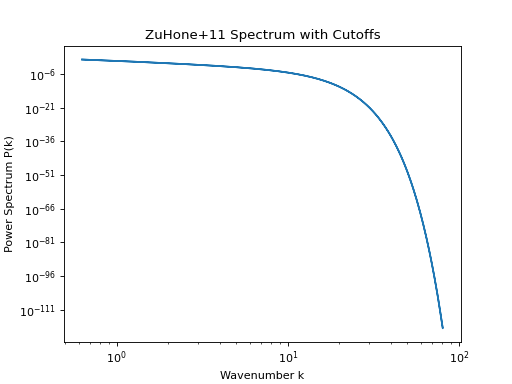

Here is the Python script that generated this plot:
from pisces.math_utils.random_fields import generate_zh11_power_spectrum
L, n = 10.0, 256
k_grid = np.fft.fftfreq(n, d=L/n) * 2 * np.pi
k_mag = np.abs(k_grid)
ps_func = generate_zh11_power_spectrum(amplitude=1.0, k0=5.0, k1=0.5)
ps_array = ps_func(k_mag)

import matplotlib.pyplot as plt
plt.loglog(k_mag[1:], ps_array[1:])  # skip k=0
plt.xlabel('Wavenumber k')
plt.ylabel('Power Spectrum P(k)')
plt.title('ZuHone+11 Spectrum with Cutoffs')
plt.show()
